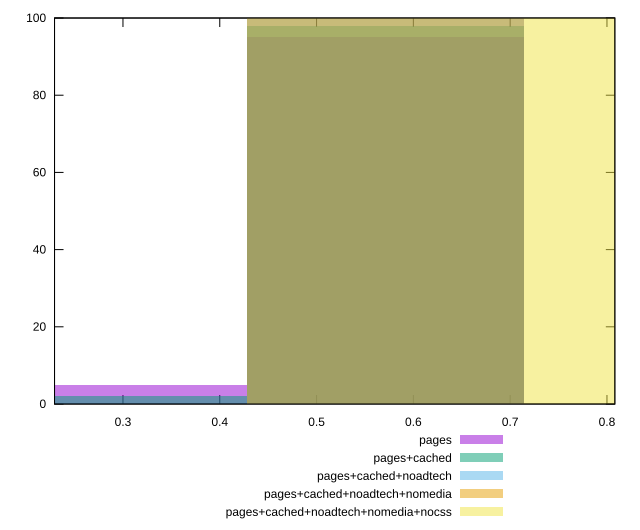

Generate this figure with gnuplot:
reset

$pages <<EOF
0.2857129444742154 5
0.5714258889484308 95
EOF

$pagesCached <<EOF
0.2857129444742154 2
0.5714258889484308 98
EOF

$pagesCachedNoadtech <<EOF
0.5714258889484308 100
EOF

$pagesCachedNoadtechNomedia <<EOF
0.5714258889484308 100
EOF

$pagesCachedNoadtechNomediaNocss <<EOF
0.8571388334226462 100
EOF

set key outside below
set boxwidth 0.2857129444742154
set xrange [0.22930411137535212:0.8081213946899483]
set yrange [0:100]
set trange [0:100]
set style fill transparent solid 0.5 noborder
set terminal svg size 640, 530 enhanced background rgb 'white'
set output "report_00026_2021-02-22T21:38:55.199Z/meta/pScore/comparison/histogram/all_raw.svg"

plot $pages title "pages" with boxes, \
     $pagesCached title "pages+cached" with boxes, \
     $pagesCachedNoadtech title "pages+cached+noadtech" with boxes, \
     $pagesCachedNoadtechNomedia title "pages+cached+noadtech+nomedia" with boxes, \
     $pagesCachedNoadtechNomediaNocss title "pages+cached+noadtech+nomedia+nocss" with boxes

reset
